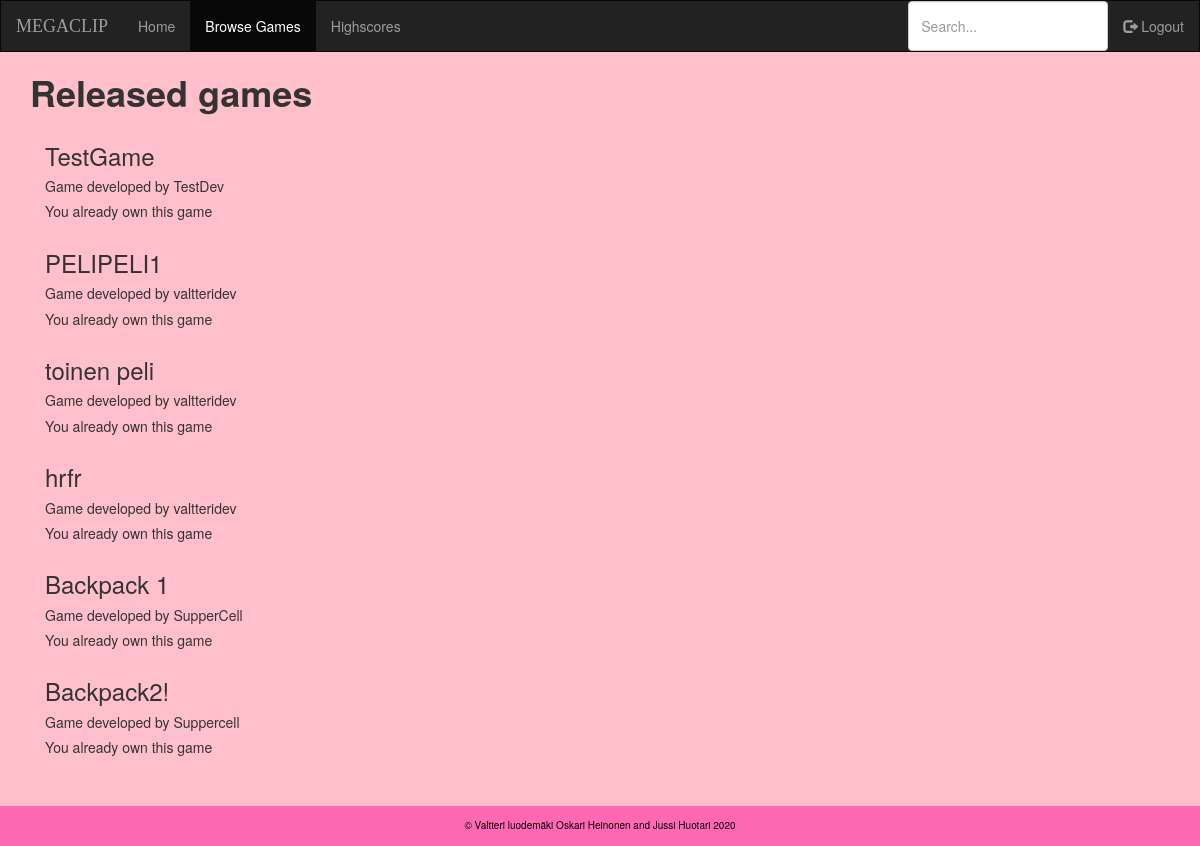
The page /browsegames/ (signed in) on the database as committed earlier.
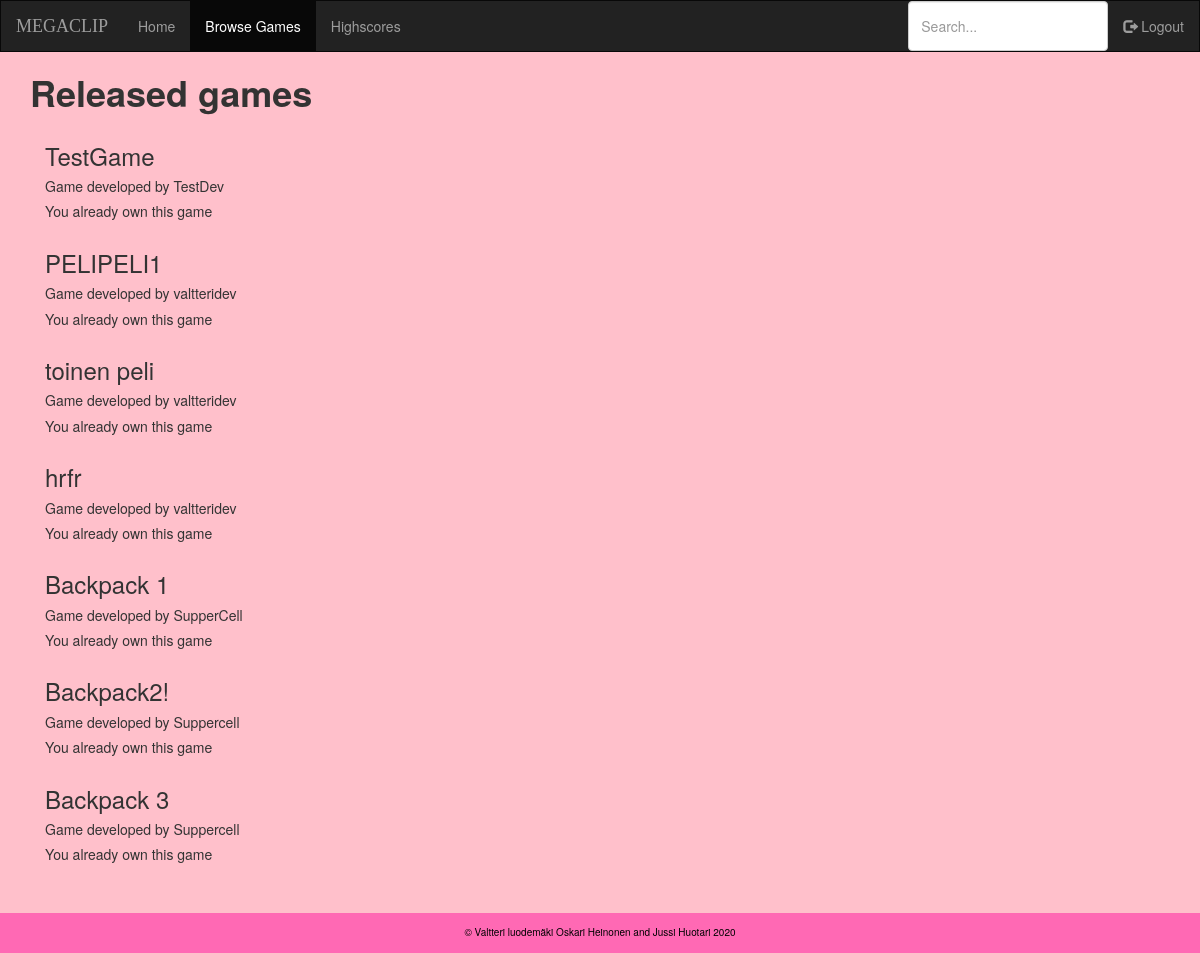
The same page on the database as committed later.
### gamestore/models.py (models this page shows, shortened)
class Game(models.Model):
    name = models.CharField(max_length=255, primary_key=True, unique=True)
    url = models.URLField(max_length=255)
    price = models.DecimalField(max_digits=20, decimal_places=2)
    developer = models.ForeignKey('users.CustomUser', on_delete=models.CASCADE, null=True)

### users/models.py (models this page shows)
class CustomUser(AbstractUser):
    usertype = models.CharField(max_length=10)
    games = models.ManyToManyField('gamestore.Game')
    test = models.CharField(max_length=10, choices=usertypes)
    def __str__(self):
        return self.username

### gamestore/views.py (the view)
# urls.py: path('browsegames/',BrowseGamesView.as_view(), name='browse_games' ),
class BrowseGamesView(ListView):
    model = Game
    template_name = 'gamestore/browse_games.html'
    context_object_name = 'games'
    def get_context_data(self, **kwargs):
        context = super(BrowseGamesView, self).get_context_data(**kwargs)
        context.update({
            'browse_page' : 'active'
        })
        return context

### gamestore/templates/gamestore/browse_games.html (shortened to what this page needs)
 {% extends 'base.html' %}
{% block content %}
{% if user.is_authenticated %}
{% if games %}
  <h1 class=""><strong>Released games</strong></h1>
  {% for game in games %}
    <div class="container">
        <h3>{{ game.name }}</h3>
        <h5>Game developed by {{ game.developer }}</h5>
      {% if game not in user.games.all  %}
        <h5>Price: {{ game.price }}</h5>
        {% if user.usertype == "['player']" %}
          <a href="{% url 'buy' game.name %}"  method="post">Buy Game Here</a>
        {%endif%}
      {% else  %}
        <h5>You already own this game</h5>
      {% endif %}
    </div>
  {% endfor %}
{% else %}
  <div class="">
  </div>
{% endif %}
{% else %}
  <p>Log in to browse our games!</p>
  <a href="{% url 'login' %}">Login</a>
  <a href="{% url 'signup' %}">Register</a>
{% endif %}
{% endblock content %}

Rows that differ between the two databases and show on the page:
added Game: name "Backpack 3", developer "Suppercell", shows "You already own this game"
